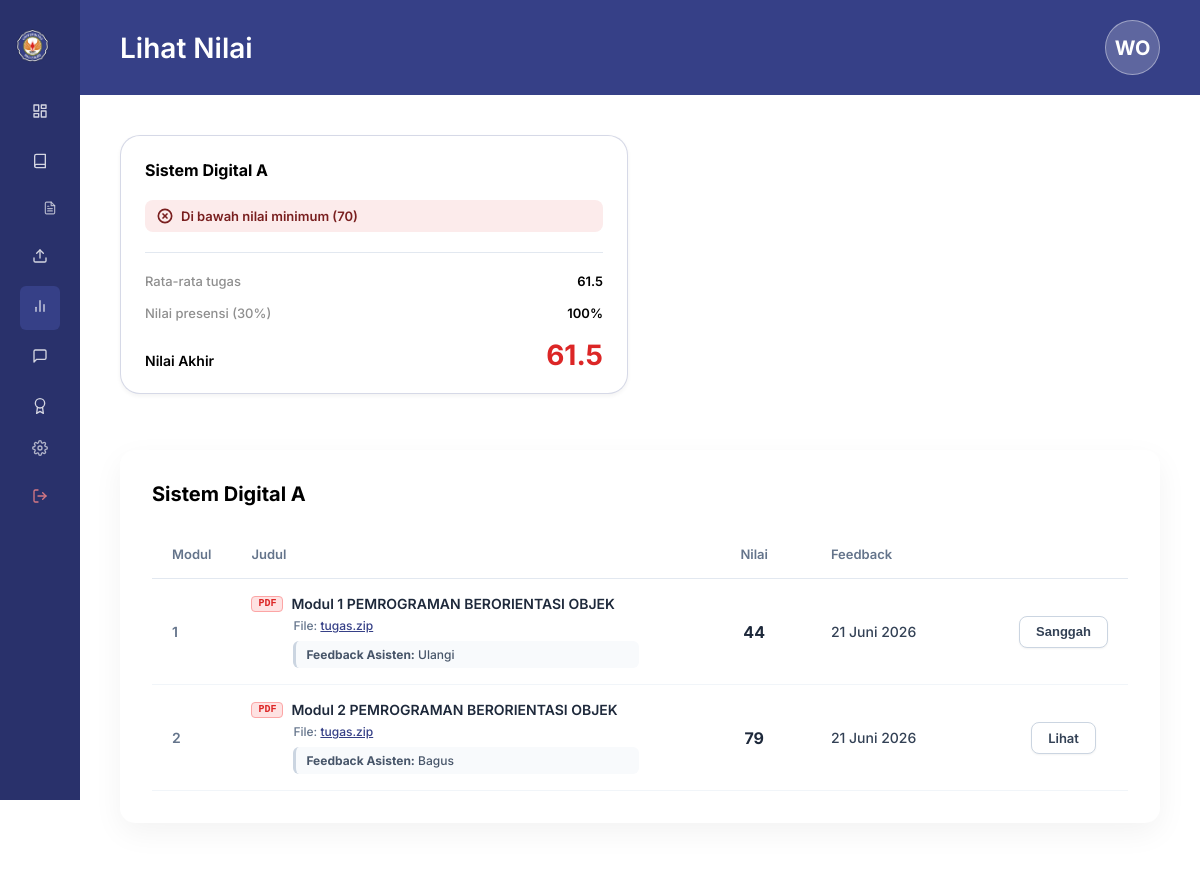
Page /public/index.php?action=sanggah_nilai (signed in) on the committed database.
### tables this page shows
CREATE TABLE Tabel_Pengumpulan (
    ID_Pengumpulan INT AUTO_INCREMENT PRIMARY KEY,
    ID_Tugas INT NOT NULL,
    ID_User INT NOT NULL,
    File_Tugas VARCHAR(255) NOT NULL,
    Waktu_Submit DATETIME NOT NULL,
    CONSTRAINT FK_Pengumpulan_Tugas FOREIGN KEY (ID_Tugas) 
        REFERENCES Tabel_Tugas(ID_Tugas) 
        ON DELETE CASCADE 
        ON UPDATE CASCADE,
    CONSTRAINT FK_Pengumpulan_User FOREIGN KEY (ID_User) 
        REFERENCES Tabel_User(ID_User) 
        ON DELETE CASCADE 
        ON UPDATE CASCADE
);

CREATE TABLE Tabel_Modul (
    ID_Modul INT AUTO_INCREMENT PRIMARY KEY,
    Judul_Modul VARCHAR(255) NOT NULL,
    File_Materi VARCHAR(255) NOT NULL
);

CREATE TABLE Tabel_Nilai (
    ID_Nilai INT AUTO_INCREMENT PRIMARY KEY,
    ID_Pengumpulan INT NOT NULL,
    ID_Asisten INT NOT NULL,
    Nilai_Angka DECIMAL(5,2) NOT NULL,
    Feedback TEXT DEFAULT NULL,
    Status_Tugas ENUM('Selesai', 'Sanggah', 'Revisi') NOT NULL,
    Alasan_Sanggah TEXT DEFAULT NULL,
    Tanggapan_Sanggah TEXT DEFAULT NULL,
    CONSTRAINT FK_Nilai_Pengumpulan FOREIGN KEY (ID_Pengumpulan) 
        REFERENCES Tabel_Pengumpulan(ID_Pengumpulan) 
        ON DELETE CASCADE 
        ON UPDATE CASCADE,
     
     
    CONSTRAINT FK_Nilai_Asisten FOREIGN KEY (ID_Asisten) 
        REFERENCES Tabel_User(ID_User) 
        ON DELETE RESTRICT 
        ON UPDATE CASCADE
);

### app/Views/sanggah_nilai.php (the view, shortened to what the rows shown need)
<?php
$role = $_SESSION['active_role'] ?? 'Mahasiswa';
?>
<!DOCTYPE html>
<html lang="id">
<head>
    <link rel="stylesheet" href="/rpl/public/assets/css/style.css">
</head>
<body>
<div class="dashboard-container">
    <main class="main-workspace">
        <header class="workspace-navbar">
            <h2 class="navbar-title"><?= ($role === 'Mahasiswa') ? 'Lihat Nilai' : 'Tanggapan Sanggah Nilai' ?></h2>
        </header>
        <div class="workspace-content">
            <?php if ($role === 'Mahasiswa'): ?>
                <?php
                $monthsIndo = [
                    1 => 'Januari', 2 => 'Februari', 3 => 'Maret', 4 => 'April',
                    5 => 'Mei', 6 => 'Juni', 7 => 'Juli', 8 => 'Agustus',
                    9 => 'September', 10 => 'Oktober', 11 => 'November', 12 => 'Desember'
                ];
                ?>
                <section class="sanggah-card">
                    <div class="table-responsive">
                        <table class="custom-table">
                            <thead>
                                <tr>
                                    <th style="width: 8%;">Modul</th>
                                    <th style="width: 50%;">Judul</th>
                                    <th style="width: 12%; text-align: center;">Nilai</th>
                                    <th style="width: 20%;">Feedback</th>
                                    <th style="width: 10%;"></th>
                                </tr>
                            </thead>
                            <tbody>
                                <?php if (empty($gradesList)): ?>
                                    <tr>
                                        <td colspan="5" style="text-align: center; color: #94A3B8; padding: 24px;">Belum ada nilai tugas yang diterbitkan.</td>
                                    </tr>
                                <?php else: ?>
                                    <?php foreach ($gradesList as $idx => $grade): ?>
                                        <?php
                                        $dateVal = '-';
                                        if (!empty($grade['Waktu_Submit'])) {
                                            $time = strtotime($grade['Waktu_Submit']);
                                            $d = date('j', $time);
                                            $m = $monthsIndo[(int)date('n', $time)] ?? date('F', $time);
                                            $y = date('Y', $time);
                                            $dateVal = "$d $m $y";
                                        }
                                        $score = (float)$grade['Nilai_Angka'];
                                        ?>
                                        <tr>
                                            <td style="color: #64748B; font-weight: 600;"><?= $idx + 1 ?></td>
                                            <td>
                                                <div style="font-weight: 600; color: #1E293B; display: flex; align-items: center; gap: 8px;">
                                                    <span style="display: inline-flex; align-items: center; justify-content: center; background-color: #FEE2E2; color: #DC2626; border-radius: 4px; padding: 2px 6px; font-size: 10px; font-weight: 800; font-family: monospace; border: 1px solid #FCA5A5; line-height: 1;">PDF</span>
                                                    <?= htmlspecialchars($grade['Judul_Modul']) ?>
                                                </div>
                                                <div style="font-size: 12px; color: #64748B; margin-top: 6px; display: flex; flex-direction: column; gap: 4px; padding-left: 42px;">
                                                    <div>
                                                        File: <a href="/rpl/public/index.php?action=view_tugas&file=<?= urlencode($grade['File_Tugas']) ?>" target="_blank" style="color: var(--btn-primary); text-decoration: underline;"><?= htmlspecialchars(basename($grade['File_Tugas'])) ?></a>
                                                    </div>
                                                    <?php if (!empty($grade['Feedback'])): ?>
                                                        <div style="color: #475569; background-color: #F8FAFC; padding: 6px 10px; border-radius: 6px; border-left: 3px solid #CBD5E1; margin-top: 4px; max-width: 90%;">
                                                            <strong>Feedback Asisten:</strong> <?= htmlspecialchars($grade['Feedback']) ?>
                                                        </div>
                                                    <?php endif; ?>
                                                </div>
                                            </td>
                                            <td style="font-size: 16px; font-weight: 700; text-align: center; color: #1E293B;"><?= htmlspecialchars(round($grade['Nilai_Angka'])) ?></td>
                                            <td><?= htmlspecialchars($dateVal) ?></td>
                                            <td style="text-align: center;">
                                                <?php if ($score >= 70): ?>
                                                    <a href="/rpl/public/index.php?action=view_tugas&file=<?= urlencode($grade['File_Tugas']) ?>" target="_blank" class="btn-action-outline">Lihat</a>
                                                <?php else: ?>
                                                    <?php if (empty($grade['Alasan_Sanggah'])): ?>
                                                        <button type="button" class="btn-action-outline"
                                                                onclick="openSanggahModal(<?= $grade['ID_Nilai'] ?>, '<?= htmlspecialchars(addslashes($grade['Judul_Modul'])) ?>', <?= $grade['Nilai_Angka'] ?>)">
                                                            Sanggah
                                                        </button>
                                                    <?php else: ?>
                                                        <button type="button" class="btn-action-outline" disabled style="opacity: 0.6; cursor: not-allowed;">
                                                            Sanggah
                                                        </button>
                                                    <?php endif; ?>
                                                <?php endif; ?>
                                            </td>
                                        </tr>
                                    <?php endforeach; ?>
                                <?php endif; ?>
                            </tbody>
                        </table>
                    </div>
                </section>
            <?php endif; ?>
        </div>
    </main>
</div>
</body>
</html>

### rows in the picture
tabel_pengumpulan: tabel_modul.Judul_Modul "Modul 1 PEMROGRAMAN BERORIENTASI OBJEK", File_Tugas "tugas.zip", tabel_nilai.Feedback "Ulangi", tabel_nilai.Nilai_Angka "44", Waktu_Submit "21 Juni 2026"
tabel_pengumpulan: tabel_modul.Judul_Modul "Modul 2 PEMROGRAMAN BERORIENTASI OBJEK", File_Tugas "tugas.zip", tabel_nilai.Feedback "Bagus", tabel_nilai.Nilai_Angka "79", Waktu_Submit "21 Juni 2026"

### other values in the picture
$initials "WO"
$className "Sistem Digital A"
$avgScoreVal "61.5"
$presensiVal "100%"
$finalGradeVal "61.5"
